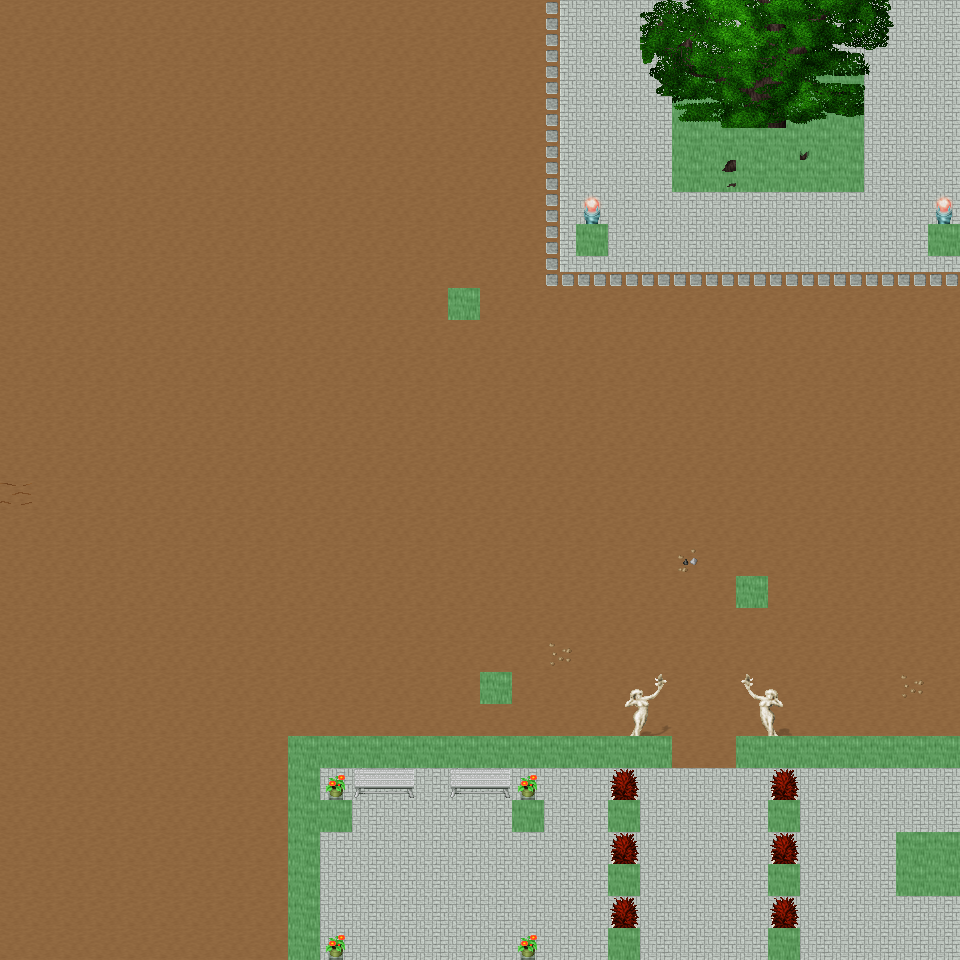

A level layout from a 2D game, rendered from its tile map. Below: a short description, then the map file with tile-grid data replaced by summaries:
An orthogonal 30x30 tile map with 32x32 px tiles, 6 tile layers (Ground, Object, Object2, Above, ...), 37 tilesets and 6 objects (6x mapExit).

<map version="1.0" orientation="orthogonal" renderorder="right-down" width="30" height="30" tilewidth="32" tileheight="32" nextobjectid="7">
  <tileset firstgid="1" name="tileset_ground_ground" tilewidth="32" tileheight="32" tilecount="33" columns="3">
    <image source="../drawable/tileset_ground_ground.png" width="96" height="352" />
  </tileset>
  <tileset firstgid="34" name="tileset_ground_ridge_earth_dark" tilewidth="32" tileheight="32" tilecount="96" columns="12">
    <image source="../drawable/tileset_ground_ridge_earth_dark.png" width="384" height="256" />
  </tileset>
  <tileset firstgid="130" name="tileset_logic_collision" tilewidth="32" tileheight="32" tilecount="1" columns="1">
    <image source="../drawable/tileset_logic_collision.png" width="32" height="32" />
  </tileset>
  <tileset firstgid="131" name="tileset_logic_portal" tilewidth="32" tileheight="32" tilecount="24" columns="8">
    <image source="../drawable/tileset_logic_portal.png" width="256" height="96" />
  </tileset>
  <tileset firstgid="155" name="tileset_building_fence_fence_chunky" tilewidth="32" tileheight="32" tilecount="21" columns="3">
    <image source="../drawable/tileset_building_fence_fence_chunky.png" width="96" height="224" />
  </tileset>
  <tileset firstgid="176" name="tileset_item_statue_girl_with_bird" tilewidth="32" tileheight="32" tilecount="12" columns="4">
    <image source="../drawable/tileset_item_statue_girl_with_bird.png" width="128" height="96" />
  </tileset>
  <tileset firstgid="188" name="tileset_plant_bush_hosta" tilewidth="32" tileheight="32" tilecount="9" columns="3">
    <image source="../drawable/tileset_plant_bush_hosta.png" width="96" height="96" />
  </tileset>
  <tileset firstgid="197" name="tileset_logic_item_sheepfood" tilewidth="32" tileheight="32" tilecount="1" columns="1">
    <image source="../drawable/tileset_logic_item_sheepfood.png" width="32" height="32" />
  </tileset>
  <tileset firstgid="198" name="tileset_ground_rock_rocks_3" tilewidth="32" tileheight="32" tilecount="16" columns="4">
    <image source="../drawable/tileset_ground_rock_rocks_3.png" width="128" height="128" />
  </tileset>
  <tileset firstgid="214" name="tileset_item_statue_crystal_statues" tilewidth="32" tileheight="32" tilecount="12" columns="6">
    <image source="../drawable/tileset_item_statue_crystal_statues.png" width="192" height="64" />
  </tileset>
  <tileset firstgid="226" name="tileset_plant_tree_maple_tree" tilewidth="32" tileheight="32" tilecount="72" columns="8">
    <image source="../drawable/tileset_plant_tree_maple_tree.png" width="256" height="288" />
  </tileset>
  <tileset firstgid="298" name="tileset_plant_stump_small_stump" tilewidth="32" tileheight="32" tilecount="4" columns="2">
    <image source="../drawable/tileset_plant_stump_small_stump.png" width="64" height="64" />
  </tileset>
  <tileset firstgid="302" name="tileset_item_statue_plants_potted_stone" tilewidth="32" tileheight="32" tilecount="6" columns="3">
    <image source="../drawable/tileset_item_statue_plants_potted_stone.png" width="96" height="64" />
  </tileset>
  <tileset firstgid="308" name="tileset_logic_creature_sheep" tilewidth="32" tileheight="32" tilecount="1" columns="1">
    <image source="../drawable/tileset_logic_creature_sheep.png" width="32" height="32" />
  </tileset>
  <tileset firstgid="309" name="tileset_furniture_chair_bench_white" tilewidth="32" tileheight="32" tilecount="8" columns="2">
    <image source="../drawable/tileset_furniture_chair_bench_white.png" width="64" height="128" />
  </tileset>
  <tileset firstgid="317" name="tileset_furniture_sink_dark_side_on" tilewidth="32" tileheight="32" tilecount="6" columns="3">
    <image source="../drawable/tileset_furniture_sink_dark_side_on.png" width="96" height="64" />
  </tileset>
  <tileset firstgid="323" name="tileset_object_birds" tilewidth="32" tileheight="32" tilecount="4" columns="2">
    <image source="../drawable/tileset_object_birds.png" width="64" height="64" />
  </tileset>
  <tileset firstgid="327" name="tileset_logic_creature_animal" tilewidth="32" tileheight="32" tilecount="32" columns="8">
    <image source="../drawable/tileset_logic_creature_animal.png" width="256" height="128" />
  </tileset>
  <tileset firstgid="359" name="tileset_ground_earth_edges" tilewidth="32" tileheight="32" tilecount="18" columns="6">
    <image source="../drawable/tileset_ground_earth_edges.png" width="192" height="96" />
  </tileset>
  <tileset firstgid="377" name="tileset_ground_grass_corners" tilewidth="32" tileheight="32" tilecount="24" columns="6">
    <image source="../drawable/tileset_ground_grass_corners.png" width="192" height="128" />
  </tileset>
  <tileset firstgid="401" name="tileset_building_stairs_stairs_grey" tilewidth="32" tileheight="32" tilecount="6" columns="3">
    <image source="../drawable/tileset_building_stairs_stairs_grey.png" width="96" height="64" />
  </tileset>
  <tileset firstgid="407" name="tileset_logic_creature_ent" tilewidth="32" tileheight="32" tilecount="4" columns="4">
    <image source="../drawable/tileset_logic_creature_ent.png" width="128" height="32" />
  </tileset>
  <tileset firstgid="411" name="tileset_plant_tree_pine_tree" tilewidth="32" tileheight="32" tilecount="20" columns="4">
    <image source="../drawable/tileset_plant_tree_pine_tree.png" width="128" height="160" />
  </tileset>
  <tileset firstgid="431" name="tileset_plant_tree_oak_tree" tilewidth="32" tileheight="32" tilecount="20" columns="4">
    <image source="../drawable/tileset_plant_tree_oak_tree.png" width="128" height="160" />
  </tileset>
  <tileset firstgid="451" name="tileset_plant_tree_chestnut_tree" tilewidth="32" tileheight="32" tilecount="20" columns="4">
    <image source="../drawable/tileset_plant_tree_chestnut_tree.png" width="128" height="160" />
  </tileset>
  <tileset firstgid="471" name="tileset_building_thatched_roof_cottage1" tilewidth="32" tileheight="32" tilecount="20" columns="4">
    <image source="../drawable/tileset_building_thatched_roof_cottage1.png" width="128" height="160" />
  </tileset>
  <tileset firstgid="491" name="tileset_building_thatched_roof_cottage2" tilewidth="32" tileheight="32" tilecount="20" columns="4">
    <image source="../drawable/tileset_building_thatched_roof_cottage2.png" width="128" height="160" />
  </tileset>
  <tileset firstgid="511" name="tileset_logic_item_vegetable" tilewidth="32" tileheight="32" tilecount="16" columns="8">
    <image source="../drawable/tileset_logic_item_vegetable.png" width="256" height="64" />
  </tileset>
  <tileset firstgid="527" name="tileset_object_well" tilewidth="32" tileheight="32" tilecount="4" columns="2">
    <image source="../drawable/tileset_object_well.png" width="64" height="64" />
  </tileset>
  <tileset firstgid="531" name="tileset_plant_flower_flower_bed_1" tilewidth="32" tileheight="32" tilecount="35" columns="7">
    <image source="../drawable/tileset_plant_flower_flower_bed_1.png" width="224" height="160" />
  </tileset>
  <tileset firstgid="566" name="tileset_plant_flower_small_flower_bed" tilewidth="32" tileheight="32" tilecount="12" columns="3">
    <image source="../drawable/tileset_plant_flower_small_flower_bed.png" width="96" height="128" />
  </tileset>
  <tileset firstgid="578" name="tileset_plant_flower_small_flower_bed_2" tilewidth="32" tileheight="32" tilecount="12" columns="3">
    <image source="../drawable/tileset_plant_flower_small_flower_bed_2.png" width="96" height="128" />
  </tileset>
  <tileset firstgid="590" name="tileset_plant_flower_foxgloves" tilewidth="32" tileheight="32" tilecount="4" columns="2">
    <image source="../drawable/tileset_plant_flower_foxgloves.png" width="64" height="64" />
  </tileset>
  <tileset firstgid="594" name="tileset_plant_flower_hothouse_flowers" tilewidth="32" tileheight="32" tilecount="72" columns="6">
    <image source="../drawable/tileset_plant_flower_hothouse_flowers.png" width="192" height="384" />
  </tileset>
  <tileset firstgid="666" name="tileset_plant_bush_bush_mult_colored" tilewidth="32" tileheight="32" tilecount="6" columns="3">
    <image source="../drawable/tileset_plant_bush_bush_mult_colored.png" width="96" height="64" />
  </tileset>
  <tileset firstgid="672" name="tileset_object_ents" tilewidth="32" tileheight="32" tilecount="50" columns="5">
    <image source="../drawable/tileset_object_ents.png" width="160" height="320" />
  </tileset>
  <tileset firstgid="722" name="tileset_ground_green_paving" tilewidth="32" tileheight="32" tilecount="18" columns="3">
    <image source="../drawable/tileset_ground_green_paving.png" width="96" height="192" />
  </tileset>
  <layer name="Ground" width="30" height="30">
    <data>[900 cells, 900 non-empty, 4 distinct tile ids]</data>
  </layer>
  <layer name="Object" width="30" height="30">
    <data>[900 cells, 68 non-empty, 31 distinct tile ids]</data>
  </layer>
  <layer name="Object2" width="30" height="30">
    <data>[900 cells, 23 non-empty, 14 distinct tile ids]</data>
  </layer>
  <layer name="Above" width="30" height="30">
    <data>[900 cells, 52 non-empty, 43 distinct tile ids]</data>
  </layer>
  <layer name="Above2" width="30" height="30">
    <data>[900 cells, 0 non-empty, 0 distinct tile ids]</data>
  </layer>
  <layer name="Walkable" width="30" height="30">
    <data>[900 cells, 48 non-empty, 1 distinct tile ids]</data>
  </layer>
  <objectgroup name="MapEvents">
    <object id="1" name="north" type="mapExit" x="0" y="0" width="960" height="32">
      <properties>
        <property name="map" value="level_0_x191_y10" />
        <property name="x" value="0" />
        <property name="y" value="28" />
      </properties>
    </object>
    <object id="2" name="south" type="mapExit" x="0" y="928" width="288" height="32">
      <properties>
        <property name="map" value="level_0_x191_y12" />
        <property name="x" value="0" />
        <property name="y" value="1" />
      </properties>
    </object>
    <object id="3" name="south2" type="mapExit" x="320" y="928" width="288" height="32">
      <properties>
        <property name="map" value="level_0_x191_y12" />
        <property name="x" value="10" />
        <property name="y" value="1" />
      </properties>
    </object>
    <object id="4" name="south3" type="mapExit" x="640" y="928" width="128" height="32">
      <properties>
        <property name="map" value="level_0_x191_y12" />
        <property name="x" value="20" />
        <property name="y" value="1" />
      </properties>
    </object>
    <object id="5" name="south4" type="mapExit" x="800" y="928" width="160" height="32">
      <properties>
        <property name="map" value="level_0_x191_y12" />
        <property name="x" value="25" />
        <property name="y" value="1" />
      </properties>
    </object>
    <object id="6" name="west" type="mapExit" x="0" y="0" width="32" height="960">
      <properties>
        <property name="map" value="level_0_x190_y11" />
        <property name="x" value="28" />
        <property name="y" value="0" />
      </properties>
    </object>
  </objectgroup>
</map>
